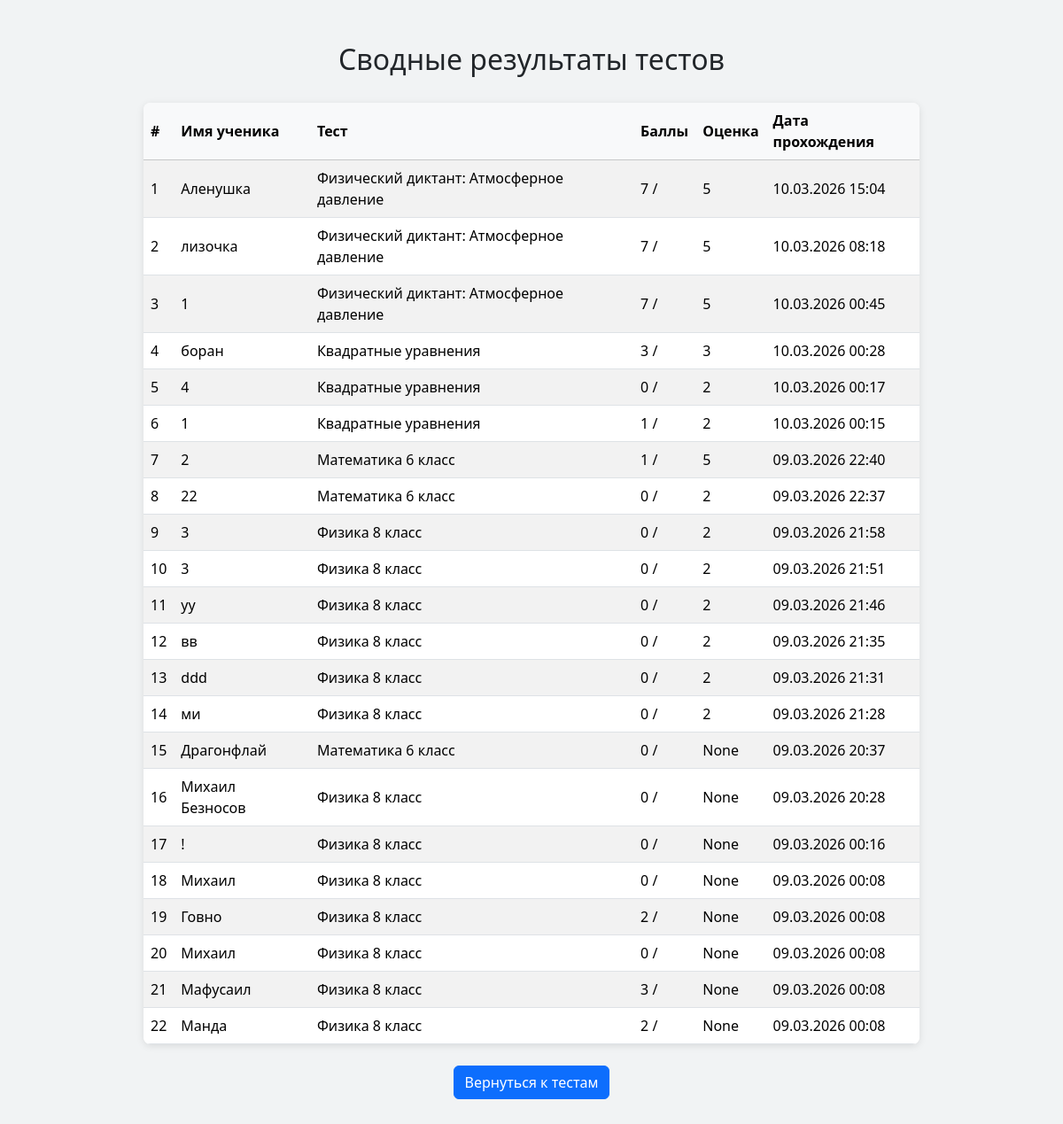
The app's page /results/ with its own data.
### testsystem/models.py (models this page shows, shortened)
class Result(models.Model):
    student_name = models.CharField("Имя ученика", max_length=255)
    test = models.ForeignKey(Test, on_delete=models.CASCADE)
    score = models.IntegerField("Баллы")
    date_taken = models.DateTimeField("Дата прохождения", auto_now_add=True)
    grade = models.IntegerField("Оценка", blank=True, null=True)

class Test(models.Model):
    title = models.CharField("Название теста", max_length=255)
    description = models.TextField("Описание теста", blank=True)
    published_date = models.DateTimeField("Дата публикации", auto_now_add=True)

### testsystem/views.py (the view)
# urls.py: path('results/', views.results_list_all, name='results_list'),                # все результаты
def results_list_all(request):
    results = Result.objects.select_related('test').order_by('-date_taken')
    return render(request, 'testsystem/results.html', {'results': results})

### testsystem/templates/testsystem/results.html (shortened to what this page needs)
{% load static %}
<!DOCTYPE html>
<html lang="ru">
<head>
<link href="https://cdn.jsdelivr.net/npm/bootstrap@5.3.2/dist/css/bootstrap.min.css" rel="stylesheet">
</head>
<body>
<div class="container py-5">
    <h2>Сводные результаты тестов</h2>
    <table class="table table-striped table-hover">
        <thead class="table-light">
            <tr>
                <th>#</th>
                <th>Имя ученика</th>
                <th>Тест</th>
                <th>Баллы</th>
                <th>Оценка</th>
                <th>Дата прохождения</th>
            </tr>
        </thead>
        <tbody>
            {% for r in results %}
            <tr>
                <td>{{ forloop.counter }}</td>
                <td>{{ r.student_name }}</td>
                <td>{{ r.test.title }}</td>
                <td>{{ r.score }} / {{ r.test.question_set.count }}</td>
                <td>{{ r.grade }}</td>
                <td>{{ r.date_taken|date:"d.m.Y H:i" }}</td>
            </tr>
            {% empty %}
            <tr>
                <td colspan="6" class="text-center">Результатов пока нет</td>
            </tr>
            {% endfor %}
        </tbody>
    </table>
    <div class="text-center mt-4">
        <a href="{% url 'index' %}" class="btn btn-primary">Вернуться к тестам</a>
    </div>
</div>
</body>
</html>

### testsystem/templates/testsystem/results.html (style rules this page uses)
body { background: #f1f3f4; }
.container { max-width: 900px; }
.table { background: white; border-radius: 8px; box-shadow: 0 2px 8px rgba(0,0,0,0.1); overflow: hidden; }
.table th, .table td { vertical-align: middle; }
h2 { margin-bottom: 30px; text-align: center; }

### records on screen
Result: student_name "Аленушка", test "Физический диктант: Атмосферное давление", score "7", grade "5", date_taken "10.03.2026 15:04"
Result: student_name "лизочка", test "Физический диктант: Атмосферное давление", score "7", grade "5", date_taken "10.03.2026 08:18"
Result: student_name "1", test "Физический диктант: Атмосферное давление", score "7", grade "5", date_taken "10.03.2026 00:45"
Result: student_name "боран", test "Квадратные уравнения", score "3", grade "3", date_taken "10.03.2026 00:28"
Result: student_name "4", test "Квадратные уравнения", score "0", grade "2", date_taken "10.03.2026 00:17"
Result: student_name "1", test "Квадратные уравнения", score "1", grade "2", date_taken "10.03.2026 00:15"
Result: student_name "2", test "Математика 6 класс", score "1", grade "5", date_taken "09.03.2026 22:40"
Result: student_name "22", test "Математика 6 класс", score "0", grade "2", date_taken "09.03.2026 22:37"
Result: student_name "3", test "Физика 8 класс", score "0", grade "2", date_taken "09.03.2026 21:58"
Result: student_name "3", test "Физика 8 класс", score "0", grade "2", date_taken "09.03.2026 21:51"
Result: student_name "уу", test "Физика 8 класс", score "0", grade "2", date_taken "09.03.2026 21:46"
Result: student_name "вв", test "Физика 8 класс", score "0", grade "2", date_taken "09.03.2026 21:35"
Result: student_name "ddd", test "Физика 8 класс", score "0", grade "2", date_taken "09.03.2026 21:31"
Result: student_name "ми", test "Физика 8 класс", score "0", grade "2", date_taken "09.03.2026 21:28"
Result: student_name "Драгонфлай", test "Математика 6 класс", score "0", grade "None", date_taken "09.03.2026 20:37"
Result: student_name "Михаил Безносов", test "Физика 8 класс", score "0", grade "None", date_taken "09.03.2026 20:28"
Result: student_name "!", test "Физика 8 класс", score "0", grade "None", date_taken "09.03.2026 00:16"
Result: student_name "Михаил", test "Физика 8 класс", score "0", grade "None", date_taken "09.03.2026 00:08"
Result: student_name "Говно", test "Физика 8 класс", score "2", grade "None", date_taken "09.03.2026 00:08"
Result: student_name "Михаил", test "Физика 8 класс", score "0", grade "None", date_taken "09.03.2026 00:08"
Result: student_name "Мафусаил", test "Физика 8 класс", score "3", grade "None", date_taken "09.03.2026 00:08"
Result: student_name "Манда", test "Физика 8 класс", score "2", grade "None", date_taken "09.03.2026 00:08"
